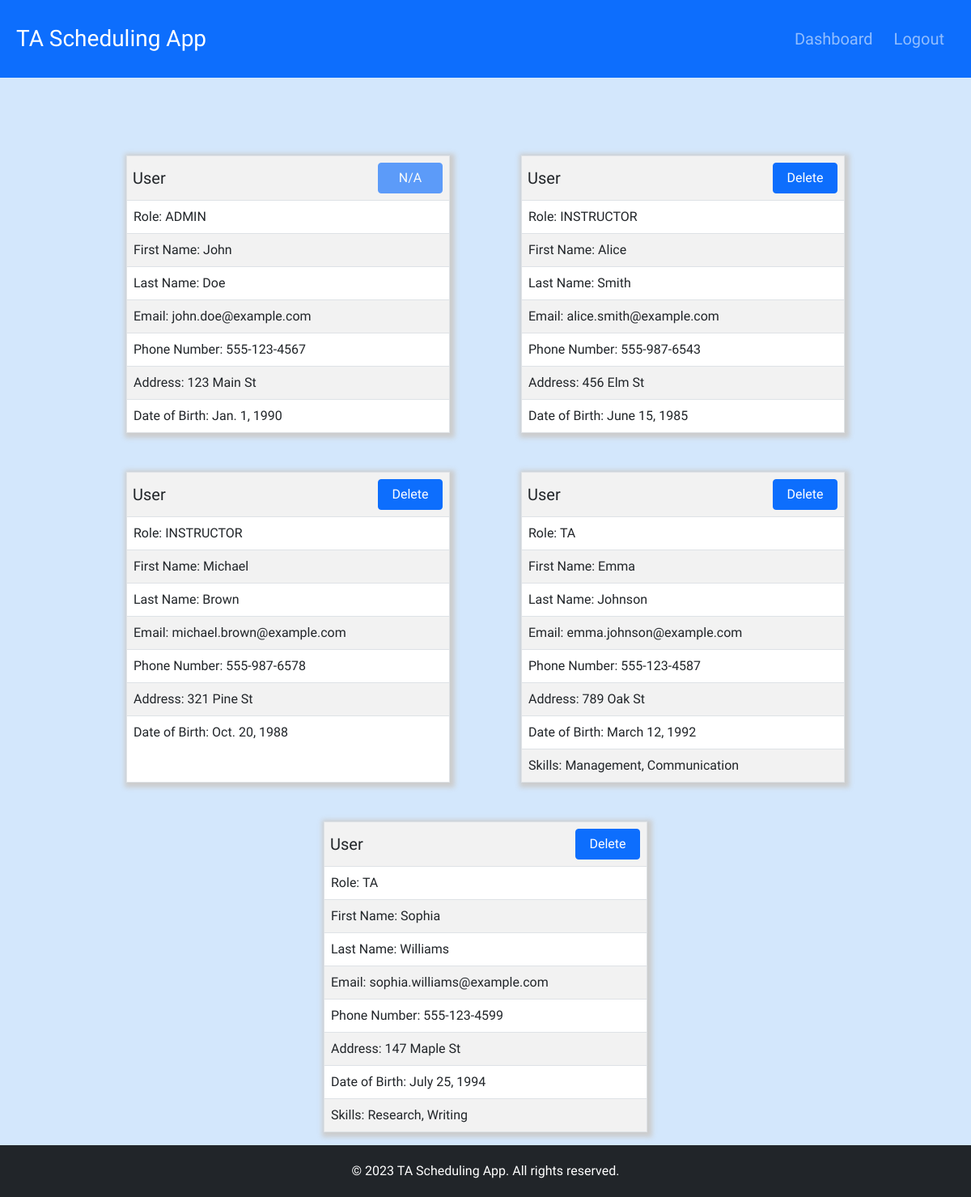
/user-management/ (signed in), run on the app's committed database.
### TA_Scheduling_App/models/User.py (models this page shows, shortened)
class User(IString):
    USER_ID = models.AutoField(primary_key=True)
    ROLE = models.CharField(max_length=10)
    FIRST_NAME = models.CharField(max_length=255)
    LAST_NAME = models.CharField(max_length=255)
    EMAIL = models.EmailField(unique=True)
    PASSWORD_HASH = models.CharField(max_length=255)
    PHONE_NUMBER = models.CharField(max_length=20)
    ADDRESS = models.CharField(max_length=255)
    BIRTH_DATE = models.DateField()
    SKILLS = models.CharField(max_length=255, null=True)
    def __init__(self, *args, **kwargs):
        super().__init__(*args, **kwargs)
        passwordHash = kwargs.get('PASSWORD_HASH', Null())
        if passwordHash is None or (not isinstance(passwordHash, str) and not Null()):
            raise ValueError("Invalid password.")
        if passwordHash is not Null():
            self.PASSWORD_HASH = passwordHash
        if not self.setRole(kwargs.get('ROLE', Null())):
            raise ValueError("Invalid role.")
        if not self.setFirstName(kwargs.get('FIRST_NAME', Null())):
            raise ValueError("Invalid first name.")
        if not self.setLastName(kwargs.get('LAST_NAME', Null())):
            raise ValueError("Invalid last name.")
        if not self.setEmail(kwargs.get('EMAIL', Null())):
            raise ValueError("Invalid email.")
        if not self.setPhoneNumber(kwargs.get('PHONE_NUMBER', Null())):
            raise ValueError("Invalid phone number.")
        if not self.setAddress(kwargs.get('ADDRESS', Null())):
            raise ValueError("Invalid address.")
        if not self.setBirthDate(kwargs.get('BIRTH_DATE', Null())):
            raise ValueError("Invalid birth date.")
        if not self.setSkills(kwargs.get('SKILLS', Null())):
            raise ValueError("Invalid list of skills.")
    def setRole(self, role):
        if role is Null():
            return True
        if role in ["ADMIN", "INSTRUCTOR", "TA"]:
            self.ROLE = role
            return True
        return False
    def setFirstName(self, firstName):
        if firstName is Null():
            return True
        result = self.checkString(firstName, False)
        if result is False:
            return False
        self.FIRST_NAME = firstName
        return True
    def setLastName(self, lastName):
        if lastName is Null():
            return True
        result = self.checkString(lastName, False)
        if result is False:
            return False
        self.LAST_NAME = lastName
        return True
    def setEmail(self, email):
        if email is Null():
            return True
    def setPhoneNumber(self, phoneNumber):
        if phoneNumber is Null():
            return True
    def setAddress(self, address):
        if address is Null():
            return True
    def setBirthDate(self, birthDate):
        if birthDate is Null():
            return True
    def setSkills(self, skills):
        if skills is Null():
            return True
        result = self.checkString(skills, True, True, True)
        if result is False:
            return False
        self.SKILLS = skills
        return True

### TA_Scheduling_App/views/user_management.py (the view, shortened to what this page needs)
# urls.py: path('user-management/', UserManagement.as_view(), name="user_management"),
class UserManagement(View):
    def get(self, request):
        if not request.session.get("is_authenticated"):
            return redirect("login")
        if request.session.get("user_role") != "ADMIN":
            return redirect("dashboard")
        user_id = request.session.get("user_id")
        users = User.objects.all()
        for user in users:
            if user.USER_ID == user_id:
                user.safe = True
        return render(request, "user-management.html", {'users': users})

### TA_Scheduling_App/utils/null.py (called while the page is built)
    def __new__(cls):
        if cls._instance is None:
            cls._instance = super().__new__(cls)
        return cls._instance

### templates/user-management.html (shortened to what this page needs)
<!DOCTYPE html>
<html lang="en">
<head>
    <link href="https://cdn.jsdelivr.net/npm/bootstrap@5.1.3/dist/css/bootstrap.min.css" rel="stylesheet">
    {% load static %}
    <link rel="stylesheet" type="text/css" href="{% static 'css/style.css' %}">
</head>
<body>
    {% include 'partials/header.html' %}
    <div class="main-container">
            {% for user in users %}
                <div class="table-container">
                     <table class="table table-striped">
                         <tr>
                            <td>
                                <form class="input-group" name="course-id" action="" method="post">
                                    <h5 class="table-header">User</h5>
                                    {% if not user.safe %}
                                        <span class="input-group-btn">
                                            <button class="btn btn-primary form-btn" type="submit">Delete</button>
                                        </span>
                                    {% else %}
                                        <span class="input-group-btn">
                                            <button disabled class="btn btn-primary form-btn" type="submit">N/A</button>
                                        </span>
                                    {% endif %}
                                </form>
                            </td>
                        </tr>
                         <tr>
                             <td>Role: {{ user.ROLE }}</td>
                         </tr>
                         <tr>
                             <td>First Name: {{ user.FIRST_NAME }}</td>
                         </tr>
                         <tr>
                             <td>Last Name: {{ user.LAST_NAME }}</td>
                         </tr>
                         <tr>
                              <td>Email: {{ user.EMAIL }}</td>
                         </tr>
                         <tr>
                             <td>Phone Number: {{ user.PHONE_NUMBER }}</td>
                         </tr>
                         <tr>
                              <td>Address: {{ user.ADDRESS }}</td>
                         </tr>
                         <tr>
                             <td>Date of Birth: {{ user.BIRTH_DATE }}</td>
                         </tr>
                        {% if user.ROLE == 'TA' %}
                            <tr>
                                <td>Skills: {{ user.SKILLS|default:'Not Provided' }}</td>
                            </tr>
                        {% endif %}
                     </table>
                </div>
            {% endfor %}
        </div>
    {% include 'partials/footer.html' %}
</body>
</html>

### TA_Scheduling_App/static/css/style.css (style rules this page uses)
:root { --header-height: 6rem; --footer-height: 4rem; }
body { display: flex; background-color: #d3e7fc; flex-direction: column; min-height: 100vh; font-family: Helvetica, Arial, sans-serif; word-break: break-word; white-space: normal; }
.main-container { display: flex; justify-content: center; flex-grow: 1; min-height: calc(100vh - var(--header-height) - var(--footer-height)); gap: 3rem; padding-top: 1rem; padding-bottom: 1rem; flex-wrap: wrap; }
.table { margin: 0px; }
tbody>tr:last-child>td { border-bottom: 0; }
form[name="course-id"], form[name="course-instructor"], form[name="section-id"], form[name="user-id"], .safe-user { justify-content: space-between; align-items: center; }
.table-container, .nested-table-container { border: solid 1px #dee2e6; box-shadow: 2px 2px 6px 4px #ccc; background-color: white; margin-left: 20px; margin-right: 20px; max-width: 400px; }
.table-container { width: 70%; }
.table-header { margin-bottom: 0px; }
.form-btn { margin-left: 10px; width: 80px; }
.input-group { flex-wrap: nowrap; }

### data on the page
User: shows "N/A", ROLE "ADMIN", FIRST_NAME "John", LAST_NAME "Doe", EMAIL "john.doe@example.com", PHONE_NUMBER "555-123-4567", ADDRESS "123 Main St", BIRTH_DATE "Jan. 1, 1990"
User: ROLE "INSTRUCTOR", FIRST_NAME "Alice", LAST_NAME "Smith", EMAIL "alice.smith@example.com", PHONE_NUMBER "555-987-6543", ADDRESS "456 Elm St", BIRTH_DATE "June 15, 1985"
User: ROLE "INSTRUCTOR", FIRST_NAME "Michael", LAST_NAME "Brown", EMAIL "michael.brown@example.com", PHONE_NUMBER "555-987-6578", ADDRESS "321 Pine St", BIRTH_DATE "Oct. 20, 1988"
User: ROLE "TA", FIRST_NAME "Emma", LAST_NAME "Johnson", EMAIL "emma.johnson@example.com", PHONE_NUMBER "555-123-4587", ADDRESS "789 Oak St", BIRTH_DATE "March 12, 1992", SKILLS "Management, Communication"
User: ROLE "TA", FIRST_NAME "Sophia", LAST_NAME "Williams", EMAIL "sophia.williams@example.com", PHONE_NUMBER "555-123-4599", ADDRESS "147 Maple St", BIRTH_DATE "July 25, 1994", SKILLS "Research, Writing"
